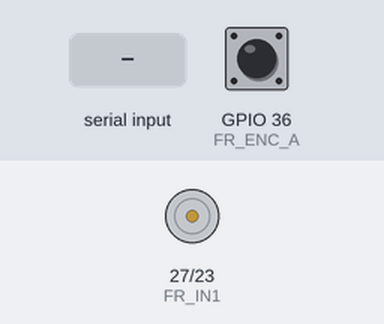
A program run on a simulated ESP32. Shown: motor-driver pin pairs drawn as motors (green arrow = first pin HIGH = forward, orange = second pin HIGH = backward, longer = more drive). The inputs (shaded band) are chosen by the test bench; at power-on: GPIO 36 (FR_ENC_A) HIGH. What the program prints to the serial monitor is not drawn.

Above: at 1.2 s.
1.3 s: "M,90\n" received over Serial
At 1.6 s:
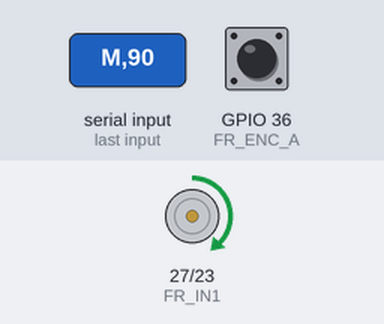
2.8 s: "M,\n" received over Serial
At 4.0 s:
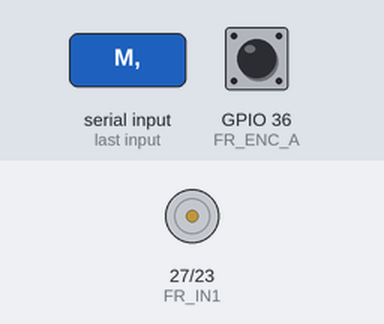
Timing chart, 0 to 5.8 s (numbered marks = the images above; inputs shaded):
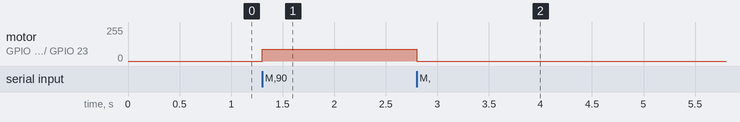

Measured:
- after the input at 1.3 s, motor on GPIO 27 (FR_IN1) / GPIO 23 (FR_IN2): stopped → forward 90/255 at once
- after the input at 2.8 s, motor on GPIO 27 (FR_IN1) / GPIO 23 (FR_IN2): forward 90/255 → stopped at once

The program:

main.cpp
```cpp
#include <Arduino.h>

// Pin Definitions
// Front Right Motor
const int FR_ENC_A = 36;
const int FR_ENC_B = 39;
const int FR_IN1 = 27;
const int FR_IN2 = 23;
const int HALL_PIN = 14;  // Optional for verification

// Encoder count
volatile long fr_count = 0;

// Motor control value (-255 to 255)
int fr_pwm = 0;

// Fast interrupt handler
void IRAM_ATTR fr_encoder() {
    if (digitalRead(FR_ENC_B)) fr_count--;  // Reversed
    else fr_count++;
}

// Set motor PWM (-255 to 255)
void setMotor(int in1_pin, int in2_pin, int pwm) {
    pwm = constrain(pwm, -255, 255); // Safety limit

    if (pwm > 0) {
        analogWrite(in1_pin, pwm);
        analogWrite(in2_pin, 0);
    } else {
        analogWrite(in1_pin, 0);
        analogWrite(in2_pin, -pwm);
    }
}

void setup() {
    // Initialize Serial
    Serial.begin(115200);

    // Configure encoder pins with pullup
    pinMode(FR_ENC_A, INPUT_PULLUP);
    pinMode(FR_ENC_B, INPUT_PULLUP);
    pinMode(HALL_PIN, INPUT_PULLUP);

    // Configure motor pins as outputs
    pinMode(FR_IN1, OUTPUT);
    pinMode(FR_IN2, OUTPUT);

    // Attach interrupt on RISING edge
    attachInterrupt(digitalPinToInterrupt(FR_ENC_A), fr_encoder, RISING);

    // Initialize motor to stopped
    setMotor(FR_IN1, FR_IN2, 0);
}

void loop() {
    // Send encoder counts every 20ms (50Hz)
    static unsigned long lastTime = 0;
    if (millis() - lastTime > 20) {
        // Format: "E,fr\n"
        Serial.print("E,");
        Serial.println(fr_count);
        lastTime = millis();
    }

    // Check for PWM commands
    // Format: "M,pwm\n"
    if (Serial.available()) {
        String cmd = Serial.readStringUntil('\n');
        if (cmd.startsWith("M,")) {
            fr_pwm = cmd.substring(2).toInt();
            setMotor(FR_IN1, FR_IN2, fr_pwm);
        }
    }
}
```
